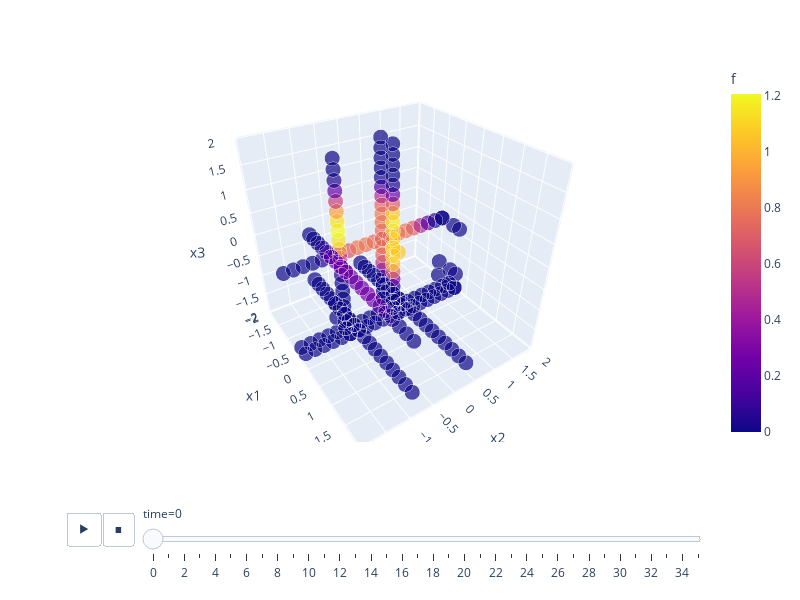

Notebook code cell kept with this figure:
### Code cell
G_opt, df = ttnopt(G, O, nsweep = 6)
fig = grid_animation(df)
fig.show()

### Figure 1 — Plotly figure (JSON) as saved in the notebook; plotly's stock layout.template omitted (floating-point values rounded to 4 significant figures; data arrays with more than 128 entries replaced by an {"elided": "..."} marker saying what was removed)
{"data": [{"hovertemplate": "<b>%{hovertext}</b><br><br>time=0<br>x1=%{x}<br>x2=%{y}<br>x3=%{z}<br>size=%{marker.size}<br>f=%{marker.color}<extra></extra>", "hovertext": {"elided": "207 int values"}, "ids": {"elided": "207 int values"}, "legendgroup": "", "marker": {"color": {"elided": "207 float values"}, "coloraxis": "coloraxis", "size": {"elided": "207 int values"}, "sizemode": "area", "sizeref": 0.004444, "symbol": "circle"}, "mode": "markers", "name": "", "scene": "scene", "showlegend": false, "type": "scatter3d", "x": {"elided": "207 float values"}, "y": {"elided": "207 float values"}, "z": {"elided": "207 float values"}}], "layout": {"coloraxis": {"colorbar": {"title": {"text": "f"}}, "colorscale": [[0, "#0d0887"], [0.1111, "#46039f"], [0.2222, "#7201a8"], [0.3333, "#9c179e"], [0.4444, "#bd3786"], [0.5556, "#d8576b"], [0.6667, "#ed7953"], [0.7778, "#fb9f3a"], [0.8889, "#fdca26"], [1, "#f0f921"]]}, "height": 600, "legend": {"itemsizing": "constant", "tracegroupgap": 0}, "margin": {"t": 60}, "scene": {"camera": {"center": {"x": 0, "y": 0, "z": 0}, "eye": {"x": 1.5, "y": -1, "z": 1.2}, "up": {"x": 0, "y": 0, "z": 1}}, "domain": {"x": [0, 1], "y": [0, 1]}, "xaxis": {"title": {"text": "x1"}}, "yaxis": {"title": {"text": "x2"}}, "zaxis": {"title": {"text": "x3"}}}, "sliders": [{"active": 0, "currentvalue": {"prefix": "time="}, "len": 0.9, "pad": {"b": 10, "t": 60}, "steps": [{"args": [["0"], {"frame": {"duration": 0, "redraw": true}, "fromcurrent": true, "mode": "immediate", "transition": {"duration": 0, "easing": "linear"}}], "label": "0", "method": "animate"}, {"args": [["1"], {"frame": {"duration": 0, "redraw": true}, "fromcurrent": true, "mode": "immediate", "transition": {"duration": 0, "easing": "linear"}}], "label": "1", "method": "animate"}, {"args": [["2"], {"frame": {"duration": 0, "redraw": true}, "fromcurrent": true, "mode": "immediate", "transition": {"duration": 0, "easing": "linear"}}], "label": "2", "method": "animate"}, {"args": [["3"], {"frame": {"duration": 0, "redraw": true}, "fromcurrent": true, "mode": "immediate", "transition": {"duration": 0, "easing": "linear"}}], "label": "3", "method": "animate"}, {"args": [["4"], {"frame": {"duration": 0, "redraw": true}, "fromcurrent": true, "mode": "immediate", "transition": {"duration": 0, "easing": "linear"}}], "label": "4", "method": "animate"}, {"args": [["5"], {"frame": {"duration": 0, "redraw": true}, "fromcurrent": true, "mode": "immediate", "transition": {"duration": 0, "easing": "linear"}}], "label": "5", "method": "animate"}, {"args": [["6"], {"frame": {"duration": 0, "redraw": true}, "fromcurrent": true, "mode": "immediate", "transition": {"duration": 0, "easing": "linear"}}], "label": "6", "method": "animate"}, {"args": [["7"], {"frame": {"duration": 0, "redraw": true}, "fromcurrent": true, "mode": "immediate", "transition": {"duration": 0, "easing": "linear"}}], "label": "7", "method": "animate"}, {"args": [["8"], {"frame": {"duration": 0, "redraw": true}, "fromcurrent": true, "mode": "immediate", "transition": {"duration": 0, "easing": "linear"}}], "label": "8", "method": "animate"}, {"args": [["9"], {"frame": {"duration": 0, "redraw": true}, "fromcurrent": true, "mode": "immediate", "transition": {"duration": 0, "easing": "linear"}}], "label": "9", "method": "animate"}, {"args": [["10"], {"frame": {"duration": 0, "redraw": true}, "fromcurrent": true, "mode": "immediate", "transition": {"duration": 0, "easing": "linear"}}], "label": "10", "method": "animate"}, {"args": [["11"], {"frame": {"duration": 0, "redraw": true}, "fromcurrent": true, "mode": "immediate", "transition": {"duration": 0, "easing": "linear"}}], "label": "11", "method": "animate"}, {"args": [["12"], {"frame": {"duration": 0, "redraw": true}, "fromcurrent": true, "mode": "immediate", "transition": {"duration": 0, "easing": "linear"}}], "label": "12", "method": "animate"}, {"args": [["13"], {"frame": {"duration": 0, "redraw": true}, "fromcurrent": true, "mode": "immediate", "transition": {"duration": 0, "easing": "linear"}}], "label": "13", "method": "animate"}, {"args": [["14"], {"frame": {"duration": 0, "redraw": true}, "fromcurrent": true, "mode": "immediate", "transition": {"duration": 0, "easing": "linear"}}], "label": "14", "method": "animate"}, {"args": [["15"], {"frame": {"duration": 0, "redraw": true}, "fromcurrent": true, "mode": "immediate", "transition": {"duration": 0, "easing": "linear"}}], "label": "15", "method": "animate"}, {"args": [["16"], {"frame": {"duration": 0, "redraw": true}, "fromcurrent": true, "mode": "immediate", "transition": {"duration": 0, "easing": "linear"}}], "label": "16", "method": "animate"}, {"args": [["17"], {"frame": {"duration": 0, "redraw": true}, "fromcurrent": true, "mode": "immediate", "transition": {"duration": 0, "easing": "linear"}}], "label": "17", "method": "animate"}, {"args": [["18"], {"frame": {"duration": 0, "redraw": true}, "fromcurrent": true, "mode": "immediate", "transition": {"duration": 0, "easing": "linear"}}], "label": "18", "method": "animate"}, {"args": [["19"], {"frame": {"duration": 0, "redraw": true}, "fromcurrent": true, "mode": "immediate", "transition": {"duration": 0, "easing": "linear"}}], "label": "19", "method": "animate"}, {"args": [["20"], {"frame": {"duration": 0, "redraw": true}, "fromcurrent": true, "mode": "immediate", "transition": {"duration": 0, "easing": "linear"}}], "label": "20", "method": "animate"}, {"args": [["21"], {"frame": {"duration": 0, "redraw": true}, "fromcurrent": true, "mode": "immediate", "transition": {"duration": 0, "easing": "linear"}}], "label": "21", "method": "animate"}, {"args": [["22"], {"frame": {"duration": 0, "redraw": true}, "fromcurrent": true, "mode": "immediate", "transition": {"duration": 0, "easing": "linear"}}], "label": "22", "method": "animate"}, {"args": [["23"], {"frame": {"duration": 0, "redraw": true}, "fromcurrent": true, "mode": "immediate", "transition": {"duration": 0, "easing": "linear"}}], "label": "23", "method": "animate"}, {"args": [["24"], {"frame": {"duration": 0, "redraw": true}, "fromcurrent": true, "mode": "immediate", "transition": {"duration": 0, "easing": "linear"}}], "label": "24", "method": "animate"}, {"args": [["25"], {"frame": {"duration": 0, "redraw": true}, "fromcurrent": true, "mode": "immediate", "transition": {"duration": 0, "easing": "linear"}}], "label": "25", "method": "animate"}, {"args": [["26"], {"frame": {"duration": 0, "redraw": true}, "fromcurrent": true, "mode": "immediate", "transition": {"duration": 0, "easing": "linear"}}], "label": "26", "method": "animate"}, {"args": [["27"], {"frame": {"duration": 0, "redraw": true}, "fromcurrent": true, "mode": "immediate", "transition": {"duration": 0, "easing": "linear"}}], "label": "27", "method": "animate"}, {"args": [["28"], {"frame": {"duration": 0, "redraw": true}, "fromcurrent": true, "mode": "immediate", "transition": {"duration": 0, "easing": "linear"}}], "label": "28", "method": "animate"}, {"args": [["29"], {"frame": {"duration": 0, "redraw": true}, "fromcurrent": true, "mode": "immediate", "transition": {"duration": 0, "easing": "linear"}}], "label": "29", "method": "animate"}, {"args": [["30"], {"frame": {"duration": 0, "redraw": true}, "fromcurrent": true, "mode": "immediate", "transition": {"duration": 0, "easing": "linear"}}], "label": "30", "method": "animate"}, {"args": [["31"], {"frame": {"duration": 0, "redraw": true}, "fromcurrent": true, "mode": "immediate", "transition": {"duration": 0, "easing": "linear"}}], "label": "31", "method": "animate"}, {"args": [["32"], {"frame": {"duration": 0, "redraw": true}, "fromcurrent": true, "mode": "immediate", "transition": {"duration": 0, "easing": "linear"}}], "label": "32", "method": "animate"}, {"args": [["33"], {"frame": {"duration": 0, "redraw": true}, "fromcurrent": true, "mode": "immediate", "transition": {"duration": 0, "easing": "linear"}}], "label": "33", "method": "animate"}, {"args": [["34"], {"frame": {"duration": 0, "redraw": true}, "fromcurrent": true, "mode": "immediate", "transition": {"duration": 0, "easing": "linear"}}], "label": "34", "method": "animate"}, {"args": [["35"], {"frame": {"duration": 0, "redraw": true}, "fromcurrent": true, "mode": "immediate", "transition": {"duration": 0, "easing": "linear"}}], "label": "35", "method": "animate"}], "x": 0.1, "xanchor": "left", "y": 0, "yanchor": "top"}], "updatemenus": [{"buttons": [{"args": [null, {"frame": {"duration": 100, "redraw": true}, "fromcurrent": true, "mode": "immediate", "transition": {"duration": 20, "easing": "linear"}}], "label": "&#9654;", "method": "animate"}, {"args": [[null], {"frame": {"duration": 0, "redraw": true}, "fromcurrent": true, "mode": "immediate", "transition": {"duration": 0, "easing": "linear"}}], "label": "&#9724;", "method": "animate"}], "direction": "left", "pad": {"r": 10, "t": 70}, "showactive": false, "type": "buttons", "x": 0.1, "xanchor": "right", "y": 0, "yanchor": "top"}], "width": 800}}
